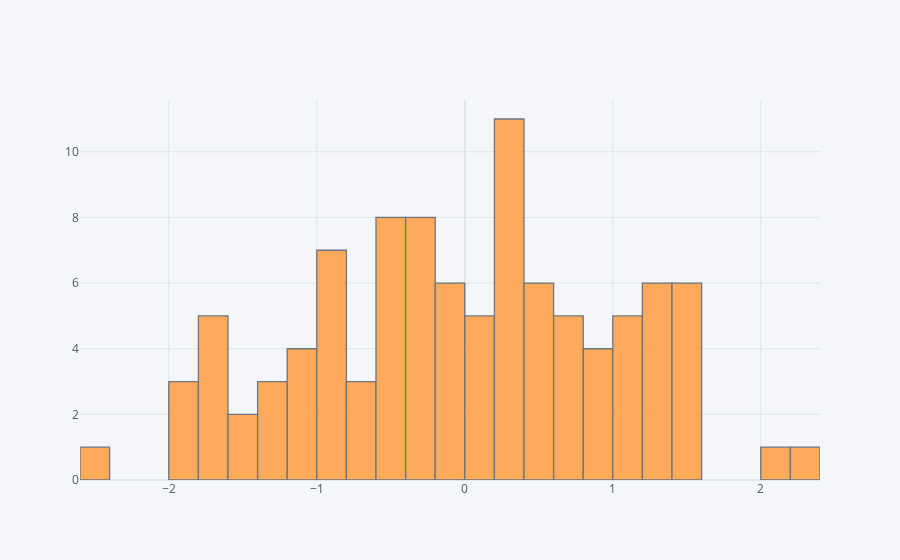

The notebook cell saved with this chart:
### Markdown cell above
## histogram

### Code cell
df['A'].iplot(kind='hist',bins=25)

### Figure 1 — Plotly figure (JSON) as saved in the notebook; plotly's stock layout.template omitted (floating-point values rounded to 4 significant figures)
{"data": [{"histfunc": "count", "histnorm": "", "marker": {"color": "rgba(255, 153, 51, 1.0)", "line": {"color": "#4D5663", "width": 1.3}}, "name": "A", "nbinsx": 25, "opacity": 0.8, "orientation": "v", "type": "histogram", "x": [-1.506, -1.528, 0.5475, -0.5012, -1.134, -1.342, 1.048, 0.108, -0.5189, -0.2366, -0.6672, 0.4809, 0.2543, 0.6625, -1.881, -1.771, -0.1451, 0.3258, -1.979, -1.837, 1.205, -1.215, 0.1005, 0.6503, -0.1038, 1.58, 0.2468, -0.1963, -1.66, -0.7363, 0.6966, 0.3501, -0.2229, -0.449, -0.03413, 0.3813, -0.06804, -1.018, -0.4831, -0.8422, 0.09428, -0.371, -2.45, 1.01, 1.246, 1.2, 1.594, -0.2273, 0.657, 0.09857, -0.8923, -0.9138, 0.5356, -0.2879, -0.2174, -0.8522, -0.5254, 1.543, 0.3412, 0.4992, 1.324, -1.382, 0.9701, 0.4402, 1.308, 2.355, 0.333, -0.2475, 1.47, 0.5276, 0.2318, 0.8304, -0.5514, -0.203, -0.8361, -0.7938, 1.332, -1.047, 1.016, 0.07046, -1.143, -0.8423, -1.709, 0.2305, 1.285, 0.7466, 1.528, -0.0008903, -0.5699, -1.742, -0.4387, 0.8418, -0.9637, 2.118, 0.9834, 0.3674, 1.559, 0.2812, -1.721, 1.007]}], "layout": {"barmode": "overlay", "legend": {"bgcolor": "#F5F6F9", "font": {"color": "#4D5663"}}, "paper_bgcolor": "#F5F6F9", "plot_bgcolor": "#F5F6F9", "title": {"font": {"color": "#4D5663"}}, "xaxis": {"gridcolor": "#E1E5ED", "showgrid": true, "tickfont": {"color": "#4D5663"}, "title": {"font": {"color": "#4D5663"}, "text": ""}, "zerolinecolor": "#E1E5ED"}, "yaxis": {"gridcolor": "#E1E5ED", "showgrid": true, "tickfont": {"color": "#4D5663"}, "title": {"font": {"color": "#4D5663"}, "text": ""}, "zerolinecolor": "#E1E5ED"}}}
